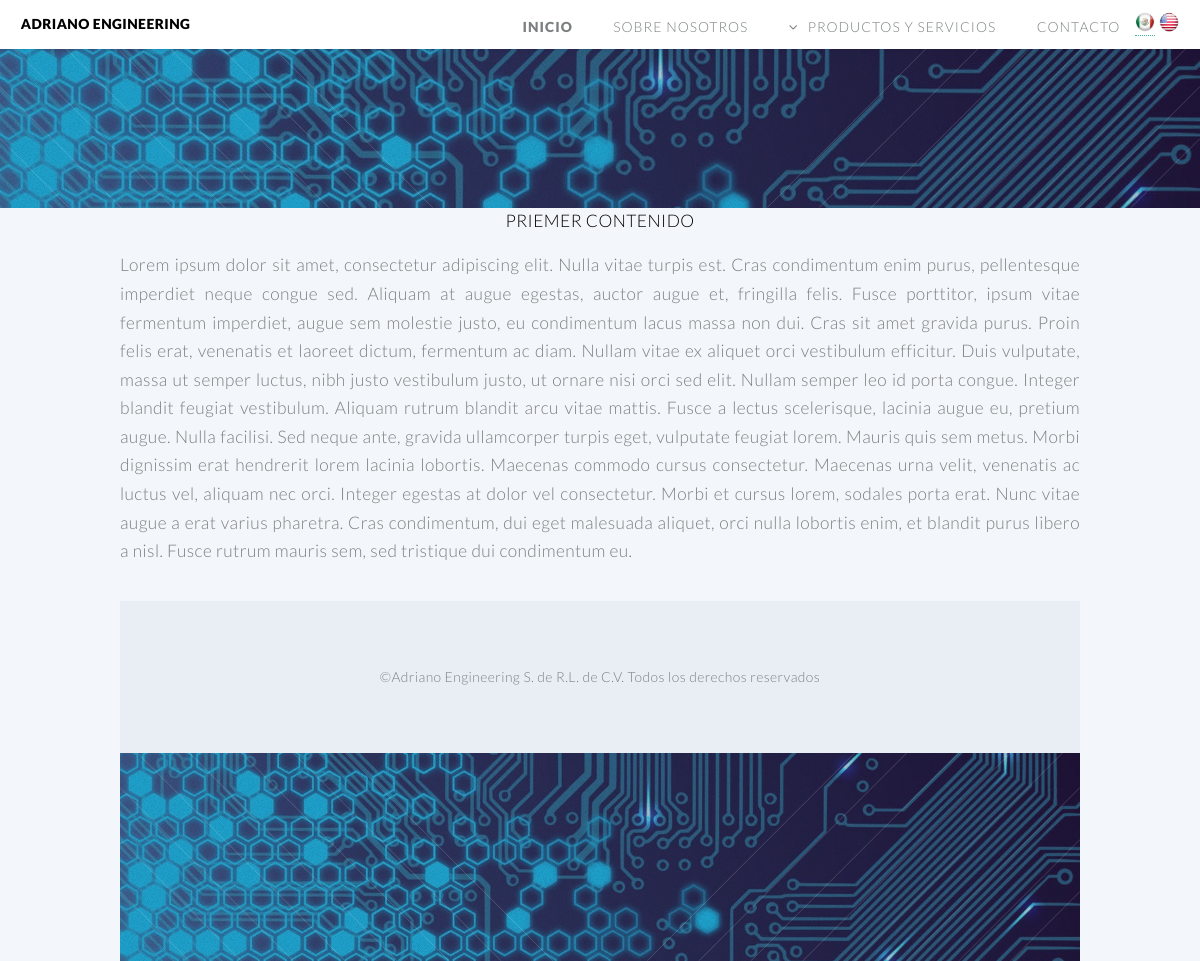
The page / on the database its author committed.
### esp/models.py (models this page shows)
class Esp_inicio(models.Model):
    titulo = models.CharField(max_length=100)
    contenido = models.TextField()
    publicado = models.BooleanField(default=True)
    class Meta:
        verbose_name_plural = 'Inicio'
    def __str__(self):
        titulo = self.titulo
        return titulo

### esp/views.py (the view)
# urls.py: url(r'^$', views.esp_inicio, name='inicio'),
def esp_inicio(request):
    titulo = Esp_inicio.objects.get(publicado=True)
    contenido = titulo.contenido
    context = {
        "temp_titulo": titulo,
        "temp_contenido": contenido,
    }
    return render(request, "espanol/inicio.html", context)

### esp/templates/espanol/inicio.html (shortened to what this page needs)
{% extends "espanol/base.html"  %}
{% load staticfiles %}
{% block content %}
    <div class="special container">
   <div class="row">
  <div ><div class="jumbotron" style="text-align: center">
  <h1>{{ temp_titulo }}</h1>
  <div style="text-align: justify">
  <p>{{ temp_contenido }}</p></div>
</div>
  </div>
</div>
{% endblock %}

### esp/static/css/main.css (style rules this page uses)
html, body, div, span, applet, object, iframe, h1, h2, h3, h4, h5, h6, p, blockquote, pre, a, abbr, acronym, address, big, cite, code, del, dfn, em, img, ins, kbd, q, s, samp, small, strike, strong, sub, sup, tt, var, b, u, i, center, dl, dt, dd, ol, ul, li, fieldset, form, label, legend, table, caption, tbody, tfoot, thead, tr, th, td, article, aside, canvas, details, embed, figure, figcaption, footer, header, hgroup, menu, nav, output, ruby, section, summary, time, mark, audio, video { margin: 0; padding: 0; border: 0; font-size: 100%; font: inherit; vertical-align: baseline; }
body { line-height: 1; }
body { -webkit-text-size-adjust: none; }
*, *:before, *:after { -moz-box-sizing: border-box; -webkit-box-sizing: border-box; box-sizing: border-box; }
.container { margin-left: auto; margin-right: auto; }
.container { width: 1400px; }
@media screen and (max-width: 1680px) { .container { width: 1200px; } }
@media screen and (max-width: 1280px) { .container { width: 960px; } }
.row { border-bottom: solid 1px transparent; -moz-box-sizing: border-box; -webkit-box-sizing: border-box; box-sizing: border-box; }
.row > * { float: left; -moz-box-sizing: border-box; -webkit-box-sizing: border-box; box-sizing: border-box; }
.row:after, .row:before { content: ''; display: block; clear: both; height: 0; }
.row > * { padding: 50px 0 0 50px; }
.row { margin: -50px 0 -1px -50px; }
@media screen and (max-width: 1680px) { .row > * { padding: 40px 0 0 40px; } }
@media screen and (max-width: 1680px) { .row { margin: -40px 0 -1px -40px; } }
@media screen and (max-width: 1280px) { .row > * { padding: 40px 0 0 40px; } }
@media screen and (max-width: 1280px) { .row { margin: -40px 0 -1px -40px; } }
body { background: #f3f6fa; }
body, input, select, textarea { color: #7c8081; font-family: 'Lato', sans-serif; font-size: 15pt; font-weight: 300; letter-spacing: 0.025em; line-height: 1.75em; }
p, ul, ol, dl, table, blockquote { margin: 0 0 2em 0; }
h1, h2, h3, h4, h5, h6 { color: #000000; font-weight: 300; line-height: 1.75em; margin-bottom: 1em; text-transform: uppercase; }
@media screen and (max-width: 1680px) { body, input, select, textarea { font-size: 14pt; } }
@media screen and (max-width: 1280px) { body, input, select, textarea { font-size: 13pt; letter-spacing: 0.025em; line-height: 1.65em; } }
@media screen and (max-width: 1280px) { h1, h2, h3, h4, h5, h6 { line-height: 1.5em; } }

### rows shown on the page
Esp_inicio: titulo "PRIEMER CONTENIDO", contenido "Lorem ipsum dolor sit amet, consectetur adipiscing elit. Nulla vitae turpis est. Cras condimentum enim purus, pellentesque imperdiet neque congue sed. Aliquam at augue egestas, auctor augue et, fringilla felis. Fusce porttitor, ipsum vitae fermentum imperdiet, augue sem molestie justo, eu condimentum lacus massa non dui. Cras sit amet gravida purus. Proin felis erat, venenatis et laoreet dictum, fermentum ac diam. Nullam vitae ex aliquet orci vestibulum efficitur. Duis vulputate, massa ut semper luctus, nibh justo vestibulum justo, ut ornare nisi orci sed elit. Nullam semper leo id porta congue. Integer blandit feugiat vestibulum. Aliquam rutrum blandit arcu vitae mattis. Fusce a lectus…"
